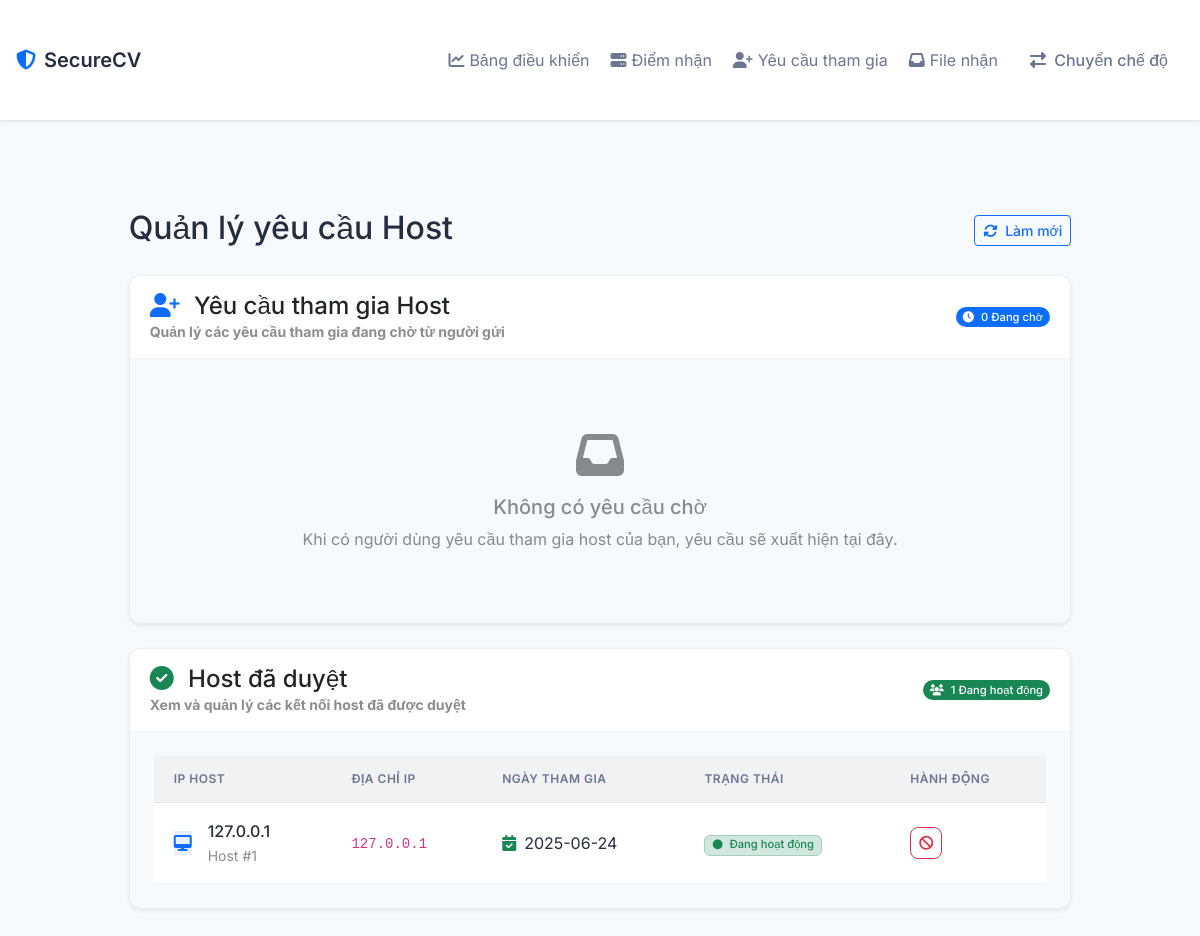
Page /receiver_host/approval on the earlier database version.
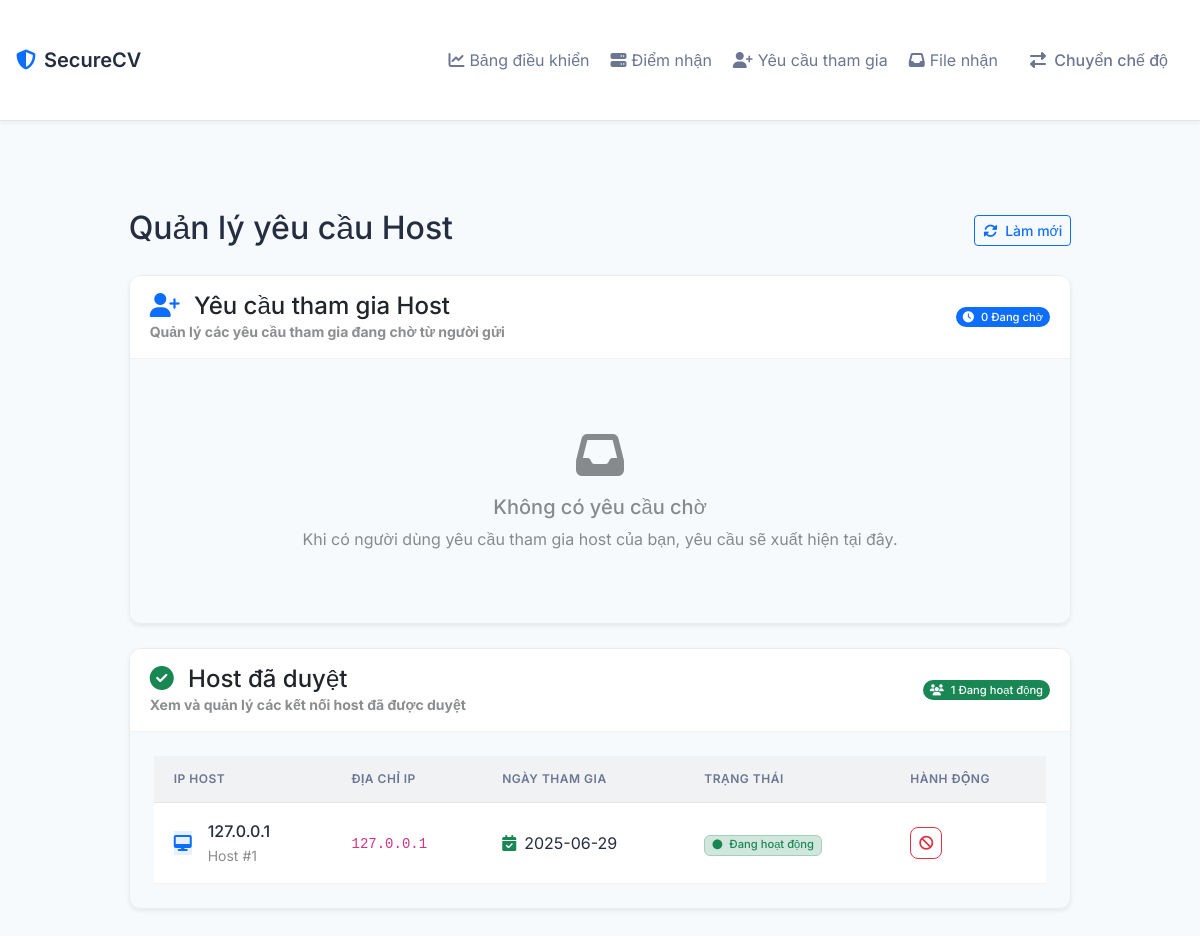
Same page on the later database version.
### models.py (models this page shows)
class HostJoinRequest(db.Model):
    id = db.Column(db.Integer, primary_key=True)
    host_id = db.Column(db.Integer, db.ForeignKey('host.id'), nullable=False)
    host_name = db.Column(db.String(100), nullable=False)
    sender_ip = db.Column(db.String(45), nullable=False)
    host_owner_ip = db.Column(db.String(45), nullable=False)
    message = db.Column(db.String(255))
    response_message = db.Column(db.String(255))
    status = db.Column(db.String(20), default='pending')
    created_at = db.Column(db.DateTime, nullable=False, default=datetime.utcnow)
    approved_at = db.Column(db.DateTime)
    rejected_at = db.Column(db.DateTime)
    revoked_at = db.Column(db.DateTime)
    host = db.relationship('Host', backref=db.backref('join_requests', lazy=True))

### routes.py (the view)
@app.route('/receiver_host/approval')
def receiver_host_approval():
    client_ip = get_client_ip()
    pending_requests = HostJoinRequest.query.filter_by(
        host_owner_ip=client_ip,
        status='pending'
    ).order_by(HostJoinRequest.created_at.desc()).all()
    approved_hosts = HostJoinRequest.query.filter_by(
        host_owner_ip=client_ip,
        status='approved'
    ).order_by(HostJoinRequest.approved_at.desc()).all()
    now = datetime.now()
    return render_template('host_approval.html',
                         pending_requests=pending_requests,
                         approved_hosts=approved_hosts,
                         now=now)

### templates/host_approval.html (shortened to what this page needs)
{% extends "base.html" %}
{% block content %}
<div class="container">
    <div class="row justify-content-center">
        <div class="col-lg-10">
            <div class="page-header mb-4">
                <div class="d-flex justify-content-between align-items-center">
                    <div>
                        <h2 class="mb-1">Quản lý yêu cầu Host</h2>
                    </div>
                    <div class="d-flex align-items-center">
                        <button class="btn btn-outline-primary btn-sm" onclick="location.reload()">
                            <i class="fas fa-sync-alt me-1"></i>
                            Làm mới
                        </button>
                    </div>
                </div>
            </div>
            <div class="card mb-4 shadow-sm">
                <div class="card-header d-flex justify-content-between align-items-center bg-white py-3">
                    <div>
                        <h4 class="mb-0">
                            <i class="fas fa-user-plus me-2 text-primary"></i>
                            Yêu cầu tham gia Host
                        </h4>
                        <p class="text-muted mb-0 small">Quản lý các yêu cầu tham gia đang chờ từ người gửi</p>
                    </div>
                    <div class="d-flex align-items-center">
                        <span class="badge bg-primary pending-count rounded-pill">
                            <i class="fas fa-clock me-1"></i>
                            {{ pending_requests|length }} Đang chờ
                        </span>
                    </div>
                </div>
                <div class="card-body pending-requests">
                    {% if pending_requests %}
                    <div class="list-group join-requests gap-1">
                        {% for request in pending_requests %}
                        <div class="list-group-item" data-request-id="{{ request.id }}">
                            <div class="d-flex align-items-center gap-3">
                                <div class="flex-shrink-0">
                                    <i class="fas fa-user text-secondary"></i>
                                </div>
                                <div class="flex-grow-1">
                                    <div class="d-flex justify-content-between align-items-center mb-1">
                                        <div>
                                            <span class="fw-medium">{{ request.sender_ip }}</span>
                                            <small class="text-muted ms-2">{{ request.created_at.strftime('%H:%M, %d/%m') }}</small>
                                        </div>
                                        <div class="d-flex gap-2">
                                            <form action="{{ url_for('approve_join_request', request_id=request.id) }}" method="POST" class="approve-form">
                                                <input type="hidden" name="csrf_token" value="{{ csrf_token() }}">
                                                <input type="hidden" name="message" value="Đồng ý!">
                                                <button type="submit" class="btn btn-sm btn-light text-success px-3" title="Duyệt">
                                                    <i class="fas fa-check"></i>
                                                </button>
                                            </form>
                                            <form action="{{ url_for('reject_join_request', request_id=request.id) }}" method="POST" class="reject-form">
                                                <input type="hidden" name="csrf_token" value="{{ csrf_token() }}">
                                                <button type="submit" class="btn btn-sm btn-light text-danger px-3" title="Từ chối">
                                                    <i class="fas fa-times"></i>
                                                </button>
                                            </form>
                                        </div>
                                    </div>
                                    <div class="bg-light rounded px-3 py-2">
                                        <code>{{ request.message }}</code>
                                    </div>
                                </div>
                            </div>
                        </div>
                        {% endfor %}
                    </div>
                    {% else %}
                    <div class="text-center py-5">
                        <div class="mb-3">
                            <i class="fas fa-inbox fa-3x text-muted"></i>
                        </div>
                        <h5 class="text-muted">Không có yêu cầu chờ</h5>
                        <p class="text-muted mb-0">Khi có người dùng yêu cầu tham gia host của bạn, yêu cầu sẽ xuất hiện tại đây.</p>
                    </div>
                    {% endif %}
                </div>
            </div>
            <div class="card shadow-sm">
                <div class="card-header bg-white py-3">
                    <div class="d-flex justify-content-between align-items-center">
                        <div>
                            <h4 class="mb-0">
                                <i class="fas fa-check-circle me-2 text-success"></i>
                                Host đã duyệt
                            </h4>
                            <p class="text-muted mb-0 small">Xem và quản lý các kết nối host đã được duyệt</p>
                        </div>
                        {% if approved_hosts %}
                        <span class="badge bg-success rounded-pill">
                            <i class="fas fa-users me-1"></i>
                            {{ approved_hosts|length }} Đang hoạt động
                        </span>
                        {% endif %}
                    </div>
                </div>
                <div class="card-body pending-requests">
                    {% if approved_hosts %}
                    <div class="table-responsive">
                        <table class="table table-hover align-middle">
                            <thead class="table-light">
                                <tr>
                                    <th>IP Host</th>
                                    <th>Địa chỉ IP</th>
                                    <th>Ngày tham gia</th>
                                    <th>Trạng thái</th>
                                    <th>Hành động</th>
                                </tr>
                            </thead>
                            <tbody>
                                {% for host in approved_hosts %}
                                <tr>
                                    <td>
                                        <div class="d-flex align-items-center">
                                            <div class="me-3">
                                                <div class="avatar-circle bg-primary bg-opacity-10 text-primary">
                                                    <i class="fas fa-desktop"></i>
                                                </div>
                                            </div>
                                            <div>
                                                <div class="fw-medium">{{ host.host_owner_ip }}</div>
                                                <small class="text-muted">Host #{{ host.id }}</small>
                                            </div>
                                        </div>
                                    </td>
                                    <td><code>{{ host.sender_ip }}</code></td>
                                    <td>
                                        <div class="d-flex align-items-center">
                                            <i class="fas fa-calendar-check me-2 text-success"></i>
                                            {{ host.approved_at.strftime('%Y-%m-%d') }}
                                        </div>
                                    </td>
                                    <td>
                                        <span class="badge bg-success-subtle text-success border border-success-subtle">
                                            <i class="fas fa-circle me-1 small"></i>
                                            Đang hoạt động
                                        </span>
                                    </td>
                                    <td>
                                        <form action="{{ url_for('revoke_host_access', host_id=host.id) }}" method="POST" class="d-inline">
                                            <button type="submit" class="btn btn-outline-danger btn-sm"
                                                    onclick="return confirm('Bạn có chắc muốn thu hồi quyền truy cập của host này?')">
                                                <i class="fas fa-ban"></i>
                                            </button>
                                        </form>
                                    </td>
                                </tr>
                                {% endfor %}
                            </tbody>
                        </table>
                    </div>
                    {% endif %}
                </div>
            </div>
        </div>
    </div>
</div>
{% endblock %}

### templates/base.html (shortened to what this page needs)
<!DOCTYPE html>
<html lang="vi" data-bs-theme="light">
<head>
    <link href="https://cdn.jsdelivr.net/npm/bootstrap@5.3.0/dist/css/bootstrap.min.css" rel="stylesheet">
    <link rel="stylesheet" href="https://cdnjs.cloudflare.com/ajax/libs/font-awesome/6.4.0/css/all.min.css">
    <link rel="stylesheet" href="{{ url_for('static', filename='css/style.css') }}">
</head>
<body class="fade-in">
    <nav class="navbar navbar-expand-lg navbar-dark">
        <div class="container">
            <a class="navbar-brand d-flex align-items-center" href="{{ url_for('index') }}">
                <i class="fas fa-shield-alt me-2 text-primary"></i>
                <span>SecureCV</span>
            </a>
            <div class="collapse navbar-collapse" id="navbarContent">
                <ul class="navbar-nav ms-auto">
                    {% if request.endpoint and 'receiver' in request.endpoint %}
                    <li class="nav-item">
                        <a class="nav-link d-flex align-items-center" href="{{ url_for('receiver_dashboard') }}">
                            <span class="nav-icon">
                                <i class="fas fa-chart-line"></i>
                            </span>
                            <span>Bảng điều khiển</span>
                        </a>
                    </li>
                    <li class="nav-item">
                        <a class="nav-link d-flex align-items-center" href="{{ url_for('receiver_hosts') }}">
                            <span class="nav-icon">
                                <i class="fas fa-server"></i>
                            </span>
                            <span>Điểm nhận</span>
                        </a>
                    </li>
                    <li class="nav-item">
                        <a class="nav-link d-flex align-items-center" href="{{ url_for('receiver_host_approval') }}">
                            <span class="nav-icon">
                                <i class="fas fa-user-plus"></i>
                            </span>
                            <span>Yêu cầu tham gia</span>
                        </a>
                    </li>
                    <li class="nav-item">
                        <a class="nav-link d-flex align-items-center" href="{{ url_for('receiver_files') }}">
                            <span class="nav-icon">
                                <i class="fas fa-inbox"></i>
                            </span>
                            <span>File nhận</span>
                        </a>
                    </li>
                    {% endif %}
                    <li class="nav-item ms-2">
                        <a class="nav-link btn btn-outline-primary btn-sm px-3 switch-mode" href="{{ url_for('index') }}">
                            <i class="fas fa-exchange-alt me-1"></i>
                            Chuyển chế độ
                        </a>
                    </li>
                </ul>
            </div>
        </div>
    </nav>
    <main class="container my-4">
        {% block content %}{% endblock %}
    </main>
</body>
</html>

Differences in the rows shown:
changed HostJoinRequest id 1: approved_at "2025-06-24" → "2025-06-29"
